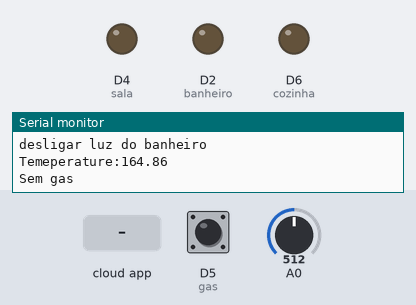
A sketch run on a simulated ESP8266 (NodeMCU). On the bench: output pins drawn as LEDs (lit = HIGH), the last lines printed to the serial monitor. Inputs (shaded band) come from the test bench; at power-on: D5 (gas) HIGH, A0 = 512. WiFi joins after 1.5 s; servers stay silent unless stated; the Firebase database answers and starts empty.

Above: at 2.7 s.
2.8 s: the phone or cloud app sets salaLed to ligada
At 4.4 s:
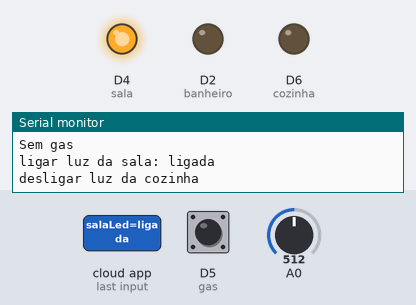
4.9 s: the phone or cloud app sets cozinhaLed to ligada
At 6.3 s:
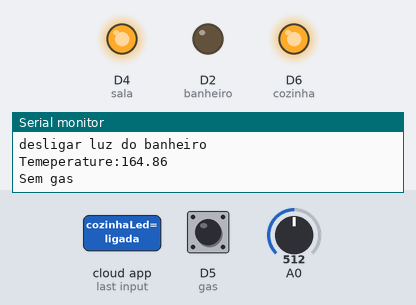
6.6 s: the phone or cloud app sets banheiroLed to ligada
At 7.1 s:
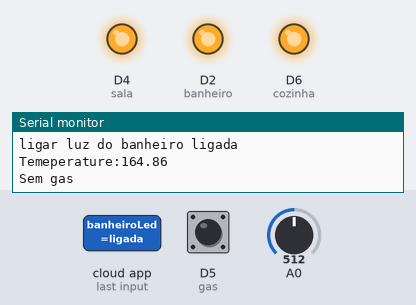
Timing chart, 0 to 9.6 s (numbered marks = the images above; inputs shaded):
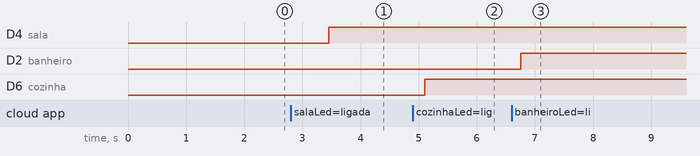

Measured:
- after the input at 2.8 s, D4 (sala): LOW → HIGH after 0.66 s
- after the input at 4.9 s, D6 (cozinha): LOW → HIGH after 0.21 s
- after the input at 6.6 s, D2 (banheiro): LOW → HIGH after 0.16 s

The sketch:

domortica.ino
```cpp
#include <ESP8266WiFi.h>
#include <FirebaseArduino.h>

// Set these to run example.
#define FIREBASE_HOST "casa-automatica-86bff.firebaseio.com"
#define FIREBASE_AUTH "nULru985ChWogscC8nnBfl8QLMO3Yw9nWNS8oCyZ"
#define WIFI_SSID "AndroidAP"
#define WIFI_PASSWORD "bmzv6725"

float temp= 0;
int analog=0;
int sala = D4;
int cozinha = D6;
int banheiro = D2;
int gas = D5;

void ligarLed(int led) {
  digitalWrite(led , HIGH);
}

void desligarLed(int led){
  digitalWrite(led, LOW);
}

void setup() {

  Serial.begin(9600);

  pinMode(banheiro, OUTPUT);
  pinMode(sala, OUTPUT);
  pinMode(cozinha, OUTPUT);
  pinMode(gas, INPUT);

  // connect to wifi.
  WiFi.begin(WIFI_SSID, WIFI_PASSWORD);
  Serial.print("connecting");
  while (WiFi.status() != WL_CONNECTED) {
    Serial.print(".");
    delay(500);
  }
  Serial.println();
  Serial.print("connected: ");
  Serial.println(WiFi.localIP());

  Firebase.begin(FIREBASE_HOST, FIREBASE_AUTH);
}

void loop() {

  //temperatura

  analog=analogRead(17);
  float temp= 0.322*analog;
  Firebase.setFloat("Temperatura", temp);
  Serial.print("Temeperature:");
  Serial.println(temp);

  //Gas

   int valDigital = digitalRead(gas);
   if(valDigital == 0) {
    Serial.println("Gas detectado");
    Firebase.setString("gas", "Gás detectado");
   }
   else {
    Serial.println("Sem gas");
    Firebase.setString("gas", "Sem gás");
   }

  //Sala

  String salaLed = Firebase.getString("salaLed");
  if(salaLed == "ligada") {
    Serial.println("ligar luz da sala: " + salaLed);
    ligarLed(sala);
  }
  else {
    Serial.println("desligar luz da sala " + salaLed);
    desligarLed(sala);
  }

  //Cozinha

  String cozinhaLed = Firebase.getString("cozinhaLed");
  if(cozinhaLed == "ligada") {
    Serial.println("ligar luz da cozinha " + cozinhaLed);
    ligarLed(cozinha);
  }
  else {
    Serial.println("desligar luz da cozinha " + cozinhaLed);
    desligarLed(cozinha);
  }

  //Banheiro
  String banheiroLed = Firebase.getString("banheiroLed");
  if(banheiroLed == "ligada") {
    Serial.println("ligar luz do banheiro " + banheiroLed);
    ligarLed(banheiro);
  }
  else {
    Serial.println("desligar luz do banheiro " + banheiroLed);
    desligarLed(banheiro);
  }
}
```
